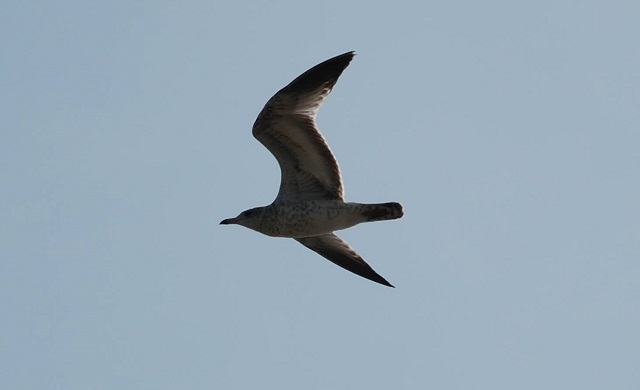
#> input picture res/bird001.jpg, 640 x 390 px
$ python RemoveBackgroundByContour.py
#> lines starting #> are read from the running program, lines starting #| are printed output that depends on the picture; after the words box and inside, x2 and y2 are one past the last pixel; in counts of white or black regions, pixels touching at a corner belong together
### common/ImageProcessing.py
import cv2
import numpy as np

class ImageProcessing(object):
    def __init__(self, window_name, image_name):
#> called with window_name = 'Original', image_name = '../res/bird001.jpg'
        self.window_name = window_name
        self.image_name = image_name
        cv2.namedWindow(window_name)
        self.image = cv2.imread(self.image_name)
#> self.image is the input picture: shape (390, 640, 3); mean B, G, R 182.7, 168.4, 150.2

    def show(self, title=None, image=None):
        if image is None:
            image = self.image
        if title is None:
            title = self.window_name
        cv2.imshow(title, image)

    # [34 lines left out: functions resize, to_gray, crop, rotate, not called in this run]

    def copy(self):
        return self.image.copy()

    # [65 lines left out: functions contrast_brightness, hue_saturation_value, blend, blend_with_mask, perspective_warp, gaussian_blur and 1 more, not called in this run]

    def remove_background_by_contour(self,
                                     gs_blur=3,
                                     canny_lower=10,
                                     canny_upper=200,
                                     dilate_iter=1,
                                     erode_iter=1,
                                     image = None):
#> called with gs_blur = 3, canny_lower = 103, canny_upper = 153, dilate_iter = 1, erode_iter = 1
        if image is None:
            image = self.image
        gray = cv2.cvtColor(image, cv2.COLOR_BGR2GRAY)
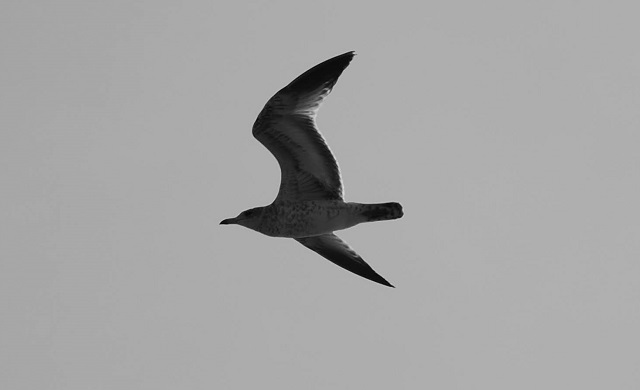
#> gray: shape (390, 640); min 2, max 223, mean 164.6
        edges = cv2.Canny(gray, canny_lower, canny_upper)
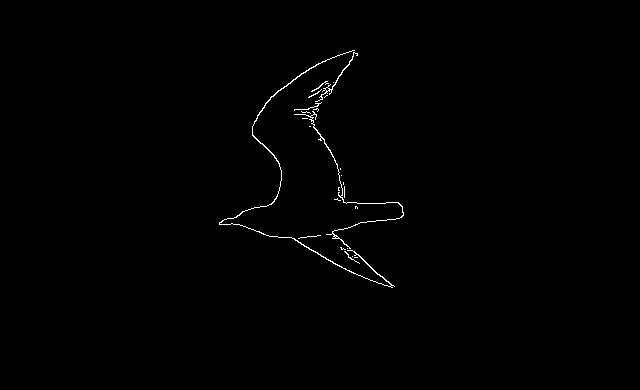
#> edges: shape (390, 640); 0.53% white in thin lines or dots, all inside (x1, y1, x2, y2) = (219, 50, 404, 288)
        edges = cv2.dilate(edges, None)
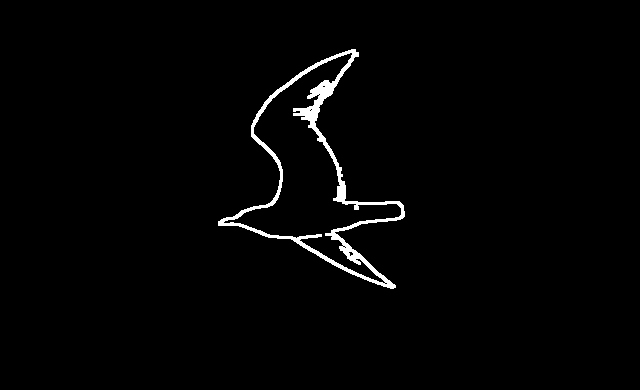
#> edges: shape (390, 640); 1.7% white; 1 white region, box (x1, y1, x2, y2) and area: (218, 49, 405, 289) 4207
        edges = cv2.erode(edges, None)
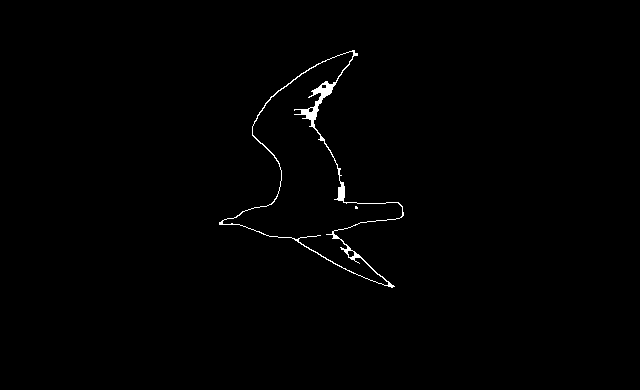
#> edges: shape (390, 640); 0.68% white; 2 white regions (1 under 20 px)
        mask = np.zeros_like(edges)
        contours, _ = cv2.findContours(edges, cv2.RETR_LIST, cv2.CHAIN_APPROX_NONE)
#> contours = 6 contours, 2 with area under 20; largest, box (x1, y1, x2, y2) and area: (219, 50, 404, 288) 14103, (222, 51, 403, 286) 13222, (347, 250, 355, 258) 40, (308, 107, 314, 113) 20
        for contour in contours:
            cv2.fillConvexPoly(mask, contour, (255))
#> this loop made 6 passes
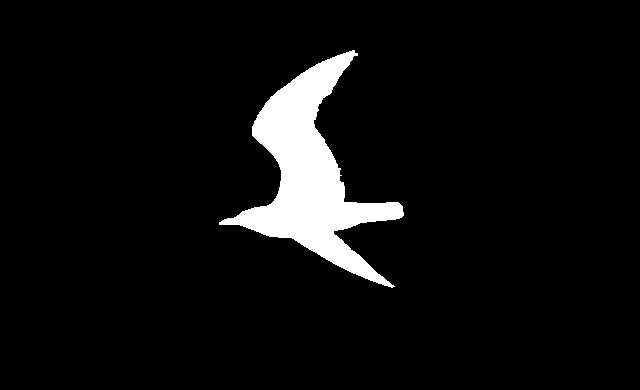
#> mask: shape (390, 640); 5.8% white; 1 white region, box (x1, y1, x2, y2) and area: (219, 50, 404, 288) 14499
        mask = cv2.dilate(mask, None, iterations=dilate_iter)
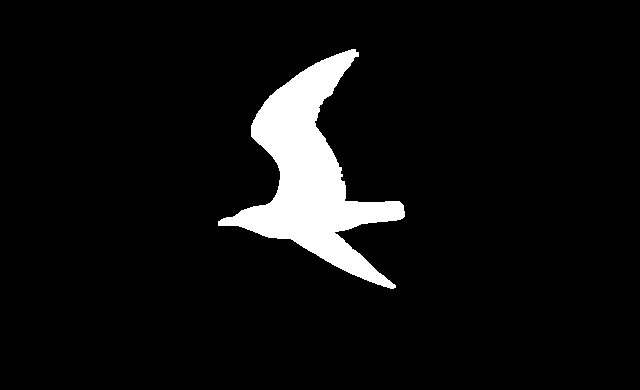
#> mask: shape (390, 640); 6.3% white; 1 white region, box (x1, y1, x2, y2) and area: (218, 49, 405, 289) 15629
        mask = cv2.erode(mask, None, iterations=erode_iter)
        if gs_blur % 2 == 0:
            gs_blur = gs_blur + 1
        elif gs_blur <= 0:
            gs_blur = 1
        mask = cv2.GaussianBlur(mask, (gs_blur, gs_blur), 0)
        mask = cv2.cvtColor(mask, cv2.COLOR_GRAY2BGR)
#> mask: shape (390, 640, 3)
        bg_removed = cv2.bitwise_and(image, mask)
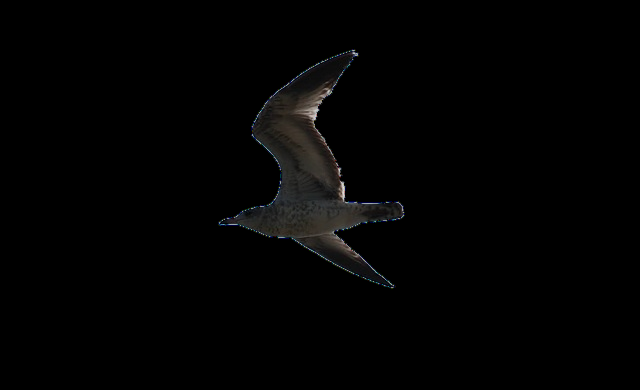
#> bg_removed: shape (390, 640, 3); mean B, G, R 2.6, 2.7, 2.7
        return bg_removed, mask

    # [18 lines left out: functions remove_background_by_color, remove_background_by_mask, not called in this run]

### 6. Object Detection/RemoveBackgroundByContour.py
import cv2
import common.ImageProcessing as ip

def empty(a):
    pass

if __name__ == "__main__":
    iproc = ip.ImageProcessing("Original", "../res/bird001.jpg")
    iproc.show(image=iproc.image)
    gs_blur = 3
    lower, upper = 103, 153
    dilate, erode = 1, 1
    cv2.namedWindow("Parameters")
    cv2.createTrackbar("GS_Blur", "Parameters", gs_blur, 51, empty)
    cv2.createTrackbar("Lower", "Parameters", lower, 300, empty)
    cv2.createTrackbar("Upper", "Parameters", upper, 300, empty)
    cv2.createTrackbar("Dilate", "Parameters", dilate, 25, empty)
    cv2.createTrackbar("Erode", "Parameters", erode, 25, empty)

    while True:
        gs_blur = cv2.getTrackbarPos("GS_Blur", "Parameters")
        lower = cv2.getTrackbarPos("Lower", "Parameters")
        upper = cv2.getTrackbarPos("Upper", "Parameters")
        dilate = cv2.getTrackbarPos("Dilate", "Parameters")
        erode = cv2.getTrackbarPos("Erode", "Parameters")
        bg_removed, mask = iproc.remove_background_by_contour(gs_blur, lower, upper, dilate, erode)
        cv2.imshow("Mask", mask)
        cv2.imshow("Background Removed", bg_removed)
        ch = cv2.waitKey(10)
#> (key Esc is pressed here)
        if (ch & 0xFF) == 27:  # Press 'ESC' to exit
            break
    cv2.destroyAllWindows()

$ run again, with res/bird002.jpg copied over res/bird001.jpg
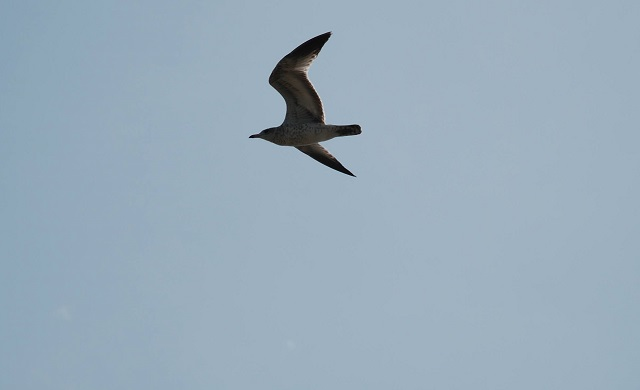
#> input picture res/bird002.jpg, 640 x 390 px
#> in __init__, self.image is the input picture: shape (390, 640, 3); mean B, G, R 187, 171.7, 152.2
#> in remove_background_by_contour, `edges = cv2.erode(edges, None)`:
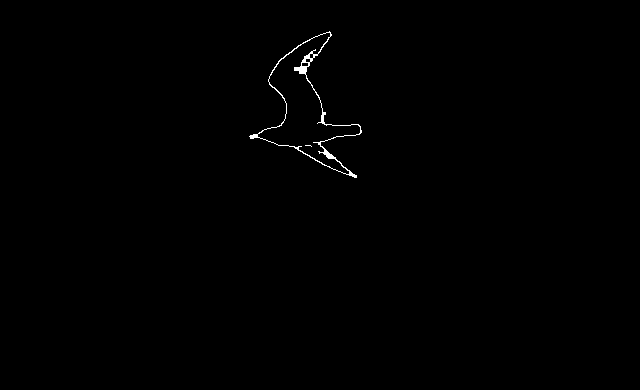
#> edges: shape (390, 640); 0.36% white in thin lines or dots, all inside (x1, y1, x2, y2) = (249, 31, 362, 178)
#> contours = 6 contours, 3 with area under 20; largest, box (x1, y1, x2, y2) and area: (249, 31, 362, 178) 5264, (257, 32, 361, 175) 4840, (301, 62, 309, 67) 26
#> the loop in remove_background_by_contour, `for contour in contours:` made 6 passes
#> in remove_background_by_contour, `mask = cv2.dilate(mask, None, iterations=dilate_iter)`:
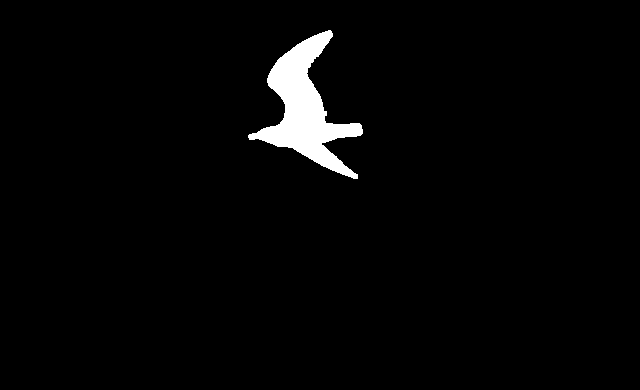
#> mask: shape (390, 640); 2.5% white; 1 white region, box (x1, y1, x2, y2) and area: (248, 30, 363, 179) 6198
